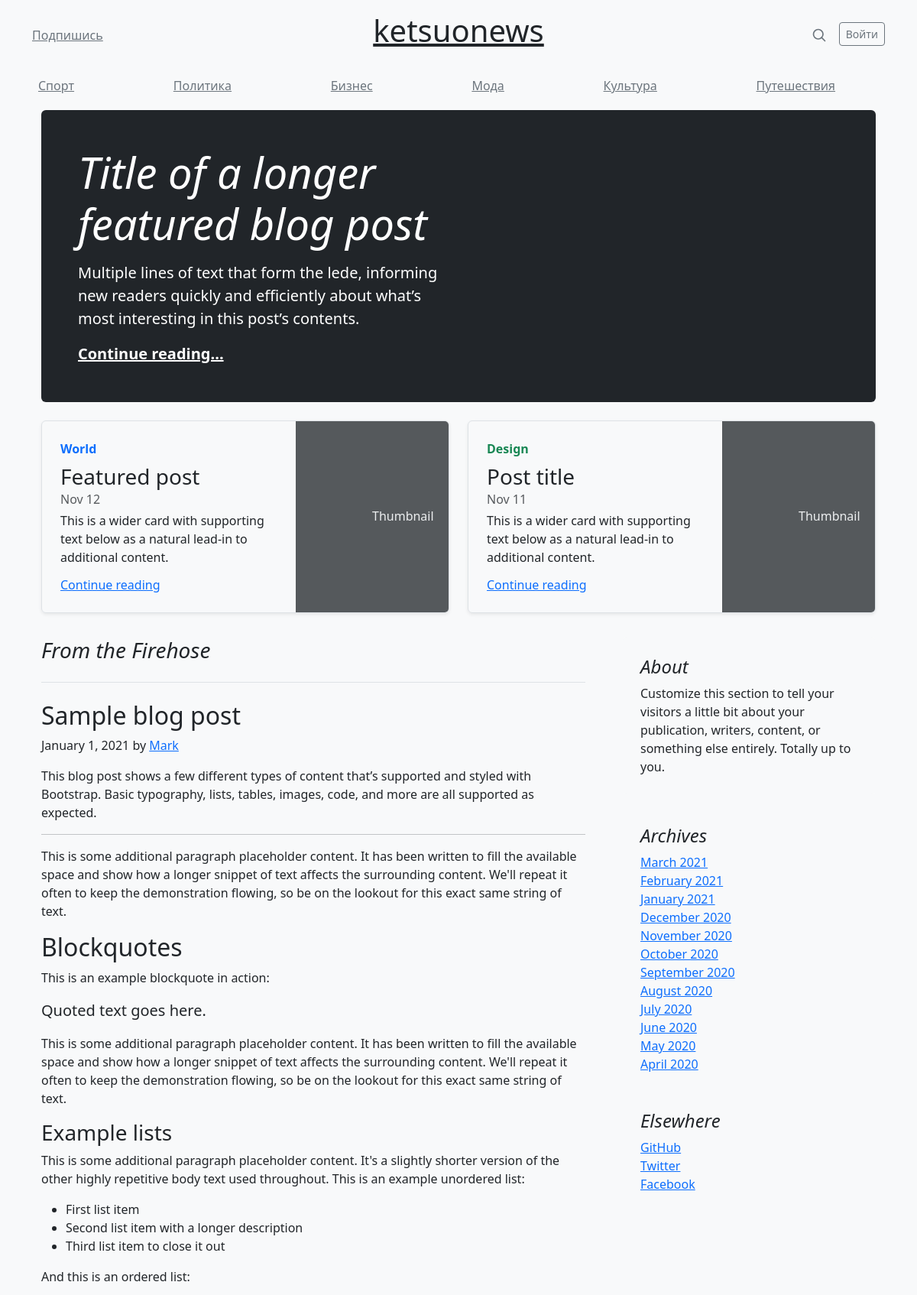
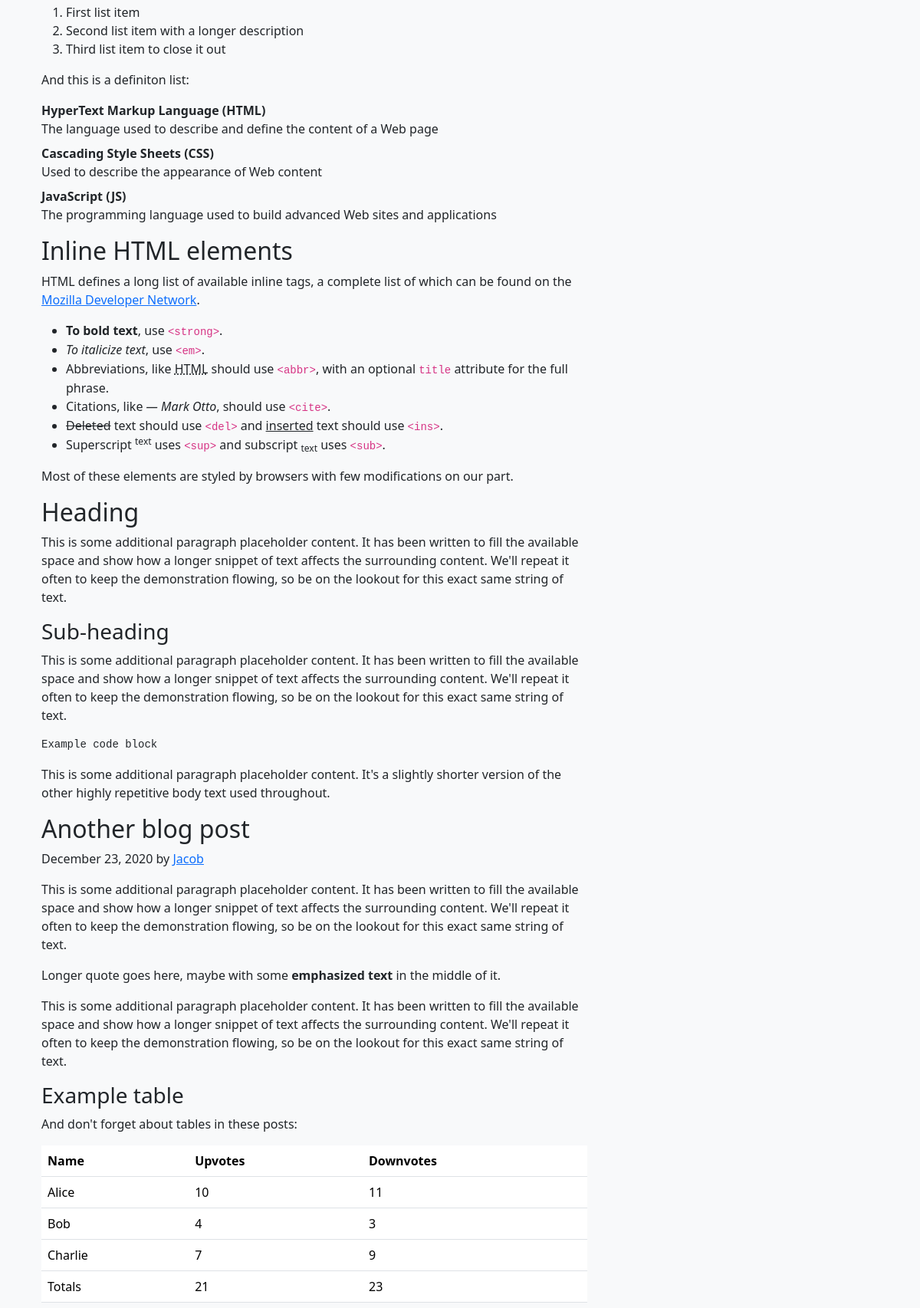
The page / (upper part) on the database its author committed (2 pictures, top to bottom).
### index/models.py (models this page shows)
class NewsCategory(models.Model):
    category_name = models.CharField(max_length=64, verbose_name='Название категории')
    update_date = models.DateTimeField(auto_now_add=True, verbose_name='Дата обновления')
    def __str__(self):
        return str(self.category_name)

### index/views.py (the view)
# urls.py: path('', views.home_page),
def home_page(request):
    news = News.objects.all()
    categories = NewsCategory.objects.all()
    context = {'news': news, 'categories': categories}
    return render(request, 'home.html', context)

### index/templates/home.html (shortened to what this page needs)
<!DOCTYPE html>
<link rel="stylesheet" href="https://cdn.jsdelivr.net/npm/bootstrap@5.3.3/dist/css/bootstrap.min.css">
<html lang="ru">
<head>
</head>
<body class="bg bg-light">
<div class="container">
 <header class="blog-header py-3">
    <div class="row flex-nowrap justify-content-between align-items-center">
      <div class="col-4 pt-1">
        <a class="link-secondary" href="#">Подпишись</a>
      </div>
      <div class="col-4 text-center">
        <h1><a class="blog-header-logo text-dark" href="/">ketsuonews</a></h1>
      </div>
      <div class="col-4 d-flex justify-content-end align-items-center">
        <a class="link-secondary" href="#" aria-label="Search">
          <svg xmlns="http://www.w3.org/2000/svg" width="20" height="20" fill="none" stroke="currentColor" stroke-linecap="round" stroke-linejoin="round" stroke-width="2" class="mx-3" role="img" viewBox="0 0 24 24"><title>Search</title><circle cx="10.5" cy="10.5" r="7.5"></circle><path d="M21 21l-5.2-5.2"></path></svg>
        </a>
        <a class="btn btn-sm btn-outline-secondary" href="#">Войти</a>
      </div>
    </div>
  </header>
<div class="nav-scroller py-1 mb-2">
    <nav class="nav d-flex justify-content-between">
      {% for c in categories %}
      <a class="p-2 link-secondary" href="/category/{{ c.id }}">{{ c }}</a>
      <br>
      {% endfor %}
    </nav>
</div>
<main class="container">
  <div class="p-4 p-md-5 mb-4 text-white rounded bg-dark">
    <div class="col-md-6 px-0">
      <h1 class="display-4 fst-italic">Title of a longer featured blog post</h1>
      <p class="lead my-3">Multiple lines of text that form the lede, informing new readers quickly and efficiently about what’s most interesting in this post’s contents.</p>
      <p class="lead mb-0"><a href="#" class="text-white fw-bold">Continue reading...</a></p>
    </div>
  </div>
<div class="row mb-2">
    <div class="col-md-6">
      <div class="row g-0 border rounded overflow-hidden flex-md-row mb-4 shadow-sm h-md-250 position-relative">
        <div class="col p-4 d-flex flex-column position-static">
          <strong class="d-inline-block mb-2 text-primary">World</strong>
          <h3 class="mb-0">Featured post</h3>
          <div class="mb-1 text-muted">Nov 12</div>
          <p class="card-text mb-auto">This is a wider card with supporting text below as a natural lead-in to additional content.</p>
          <a href="#" class="stretched-link">Continue reading</a>
        </div>
        <div class="col-auto d-none d-lg-block">
          <svg class="bd-placeholder-img" width="200" height="250" xmlns="http://www.w3.org/2000/svg" role="img" aria-label="Placeholder: Thumbnail" preserveAspectRatio="xMidYMid slice" focusable="false"><title>Placeholder</title><rect width="100%" height="100%" fill="#55595c"></rect><text x="50%" y="50%" fill="#eceeef" dy=".3em">Thumbnail</text></svg>
        </div>
      </div>
</div>
    <div class="col-md-6">
      <div class="row g-0 border rounded overflow-hidden flex-md-row mb-4 shadow-sm h-md-250 position-relative">
        <div class="col p-4 d-flex flex-column position-static">
          <strong class="d-inline-block mb-2 text-success">Design</strong>
          <h3 class="mb-0">Post title</h3>
          <div class="mb-1 text-muted">Nov 11</div>
          <p class="mb-auto">This is a wider card with supporting text below as a natural lead-in to additional content.</p>
          <a href="#" class="stretched-link">Continue reading</a>
        </div>
        <div class="col-auto d-none d-lg-block">
          <svg class="bd-placeholder-img" width="200" height="250" xmlns="http://www.w3.org/2000/svg" role="img" aria-label="Placeholder: Thumbnail" preserveAspectRatio="xMidYMid slice" focusable="false"><title>Placeholder</title><rect width="100%" height="100%" fill="#55595c"></rect><text x="50%" y="50%" fill="#eceeef" dy=".3em">Thumbnail</text></svg>
        </div>
      </div>
    </div>
  </div>
<div class="row g-5">
    <div class="col-md-8">
      <h3 class="pb-4 mb-4 fst-italic border-bottom">
        From the Firehose
      </h3>
      <article class="blog-post">
        <h2 class="blog-post-title">Sample blog post</h2>
        <p class="blog-post-meta">January 1, 2021 by <a href="#">Mark</a></p>
        <p>This blog post shows a few different types of content that’s supported and styled with Bootstrap. Basic typography, lists, tables, images, code, and more are all supported as expected.</p>
        <hr>
        <p>This is some additional paragraph placeholder content. It has been written to fill the available space and show how a longer snippet of text affects the surrounding content. We'll repeat it often to keep the demonstration flowing, so be on the lookout for this exact same string of text.</p>
        <h2>Blockquotes</h2>
        <p>This is an example blockquote in action:</p>
        <blockquote class="blockquote">
          <p>Quoted text goes here.</p>
        </blockquote>
        <p>This is some additional paragraph placeholder content. It has been written to fill the available space and show how a longer snippet of text affects the surrounding content. We'll repeat it often to keep the demonstration flowing, so be on the lookout for this exact same string of text.</p>
        <h3>Example lists</h3>
        <p>This is some additional paragraph placeholder content. It's a slightly shorter version of the other highly repetitive body text used throughout. This is an example unordered list:</p>
        <ul>
          <li>First list item</li>
          <li>Second list item with a longer description</li>
          <li>Third list item to close it out</li>
        </ul>
        <p>And this is an ordered list:</p>
        <ol>
          <li>First list item</li>
          <li>Second list item with a longer description</li>
          <li>Third list item to close it out</li>
        </ol>
        <p>And this is a definiton list:</p>
        <dl>
          <dt>HyperText Markup Language (HTML)</dt>
          <dd>The language used to describe and define the content of a Web page</dd>
          <dt>Cascading Style Sheets (CSS)</dt>
          <dd>Used to describe the appearance of Web content</dd>
          <dt>JavaScript (JS)</dt>
          <dd>The programming language used to build advanced Web sites and applications</dd>
        </dl>
        <h2>Inline HTML elements</h2>
        <p>HTML defines a long list of available inline tags, a complete list of which can be found on the <a href="https://developer.mozilla.org/en-US/docs/Web/HTML/Element">Mozilla Developer Network</a>.</p>
        <ul>
          <li><strong>To bold text</strong>, use <code class="language-plaintext highlighter-rouge">&lt;strong&gt;</code>.</li>
          <li><em>To italicize text</em>, use <code class="language-plaintext highlighter-rouge">&lt;em&gt;</code>.</li>
          <li>Abbreviations, like <abbr title="HyperText Markup Langage">HTML</abbr> should use <code class="language-plaintext highlighter-rouge">&lt;abbr&gt;</code>, with an optional <code class="language-plaintext highlighter-rouge">title</code> attribute for the full phrase.</li>
          <li>Citations, like <cite>— Mark Otto</cite>, should use <code class="language-plaintext highlighter-rouge">&lt;cite&gt;</code>.</li>
          <li><del>Deleted</del> text should use <code class="language-plaintext highlighter-rouge">&lt;del&gt;</code> and <ins>inserted</ins> text should use <code class="language-plaintext highlighter-rouge">&lt;ins&gt;</code>.</li>
          <li>Superscript <sup>text</sup> uses <code class="language-plaintext highlighter-rouge">&lt;sup&gt;</code> and subscript <sub>text</sub> uses <code class="language-plaintext highlighter-rouge">&lt;sub&gt;</code>.</li>
        </ul>
        <p>Most of these elements are styled by browsers with few modifications on our part.</p>
        <h2>Heading</h2>
        <p>This is some additional paragraph placeholder content. It has been written to fill the available space and show how a longer snippet of text affects the surrounding content. We'll repeat it often to keep the demonstration flowing, so be on the lookout for this exact same string of text.</p>
        <h3>Sub-heading</h3>
        <p>This is some additional paragraph placeholder content. It has been written to fill the available space and show how a longer snippet of text affects the surrounding content. We'll repeat it often to keep the demonstration flowing, so be on the lookout for this exact same string of text.</p>
        <pre><code>Example code block</code></pre>
        <p>This is some additional paragraph placeholder content. It's a slightly shorter version of the other highly repetitive body text used throughout.</p>
      </article>
      <article class="blog-post">
        <h2 class="blog-post-title">Another blog post</h2>
        <p class="blog-post-meta">December 23, 2020 by <a href="#">Jacob</a></p>
        <p>This is some additional paragraph placeholder content. It has been written to fill the available space and show how a longer snippet of text affects the surrounding content. We'll repeat it often to keep the demonstration flowing, so be on the lookout for this exact same string of text.</p>
        <blockquote>
          <p>Longer quote goes here, maybe with some <strong>emphasized text</strong> in the middle of it.</p>
        </blockquote>
        <p>This is some additional paragraph placeholder content. It has been written to fill the available space and show how a longer snippet of text affects the surrounding content. We'll repeat it often to keep the demonstration flowing, so be on the lookout for this exact same string of text.</p>
        <h3>Example table</h3>
        <p>And don't forget about tables in these posts:</p>
        <table class="table">
          <thead>
            <tr>
              <th>Name</th>
              <th>Upvotes</th>
              <th>Downvotes</th>
            </tr>
          </thead>
          <tbody>
            <tr>
              <td>Alice</td>
              <td>10</td>
              <td>11</td>
            </tr>
            <tr>
              <td>Bob</td>
              <td>4</td>
              <td>3</td>
            </tr>
            <tr>
              <td>Charlie</td>
              <td>7</td>
              <td>9</td>
            </tr>
          </tbody>
          <tfoot>
            <tr>
              <td>Totals</td>
              <td>21</td>
              <td>23</td>
            </tr>
          </tfoot>
        </table>
      </article>
    </div>
    <div class="col-md-4">
      <div class="position-sticky" style="top: 2rem;">
        <div class="p-4 mb-3 bg-light rounded">
          <h4 class="fst-italic">About</h4>
          <p class="mb-0">Customize this section to tell your visitors a little bit about your publication, writers, content, or something else entirely. Totally up to you.</p>
        </div>
        <div class="p-4">
          <h4 class="fst-italic">Archives</h4>
          <ol class="list-unstyled mb-0">
            <li><a href="#">March 2021</a></li>
            <li><a href="#">February 2021</a></li>
            <li><a href="#">January 2021</a></li>
            <li><a href="#">December 2020</a></li>
            <li><a href="#">November 2020</a></li>
            <li><a href="#">October 2020</a></li>
            <li><a href="#">September 2020</a></li>
            <li><a href="#">August 2020</a></li>
            <li><a href="#">July 2020</a></li>
            <li><a href="#">June 2020</a></li>
            <li><a href="#">May 2020</a></li>
            <li><a href="#">April 2020</a></li>
          </ol>
        </div>
        <div class="p-4">
          <h4 class="fst-italic">Elsewhere</h4>
          <ol class="list-unstyled">
            <li><a href="#">GitHub</a></li>
            <li><a href="#">Twitter</a></li>
            <li><a href="#">Facebook</a></li>
          </ol>
        </div>
      </div>
    </div>
  </div>
</main>
</body>
</html>

### rows shown on the page
NewsCategory: category_name "Спорт"
NewsCategory: category_name "Политика"
NewsCategory: category_name "Бизнес"
NewsCategory: category_name "Мода"
NewsCategory: category_name "Культура"
NewsCategory: category_name "Путешествия"
